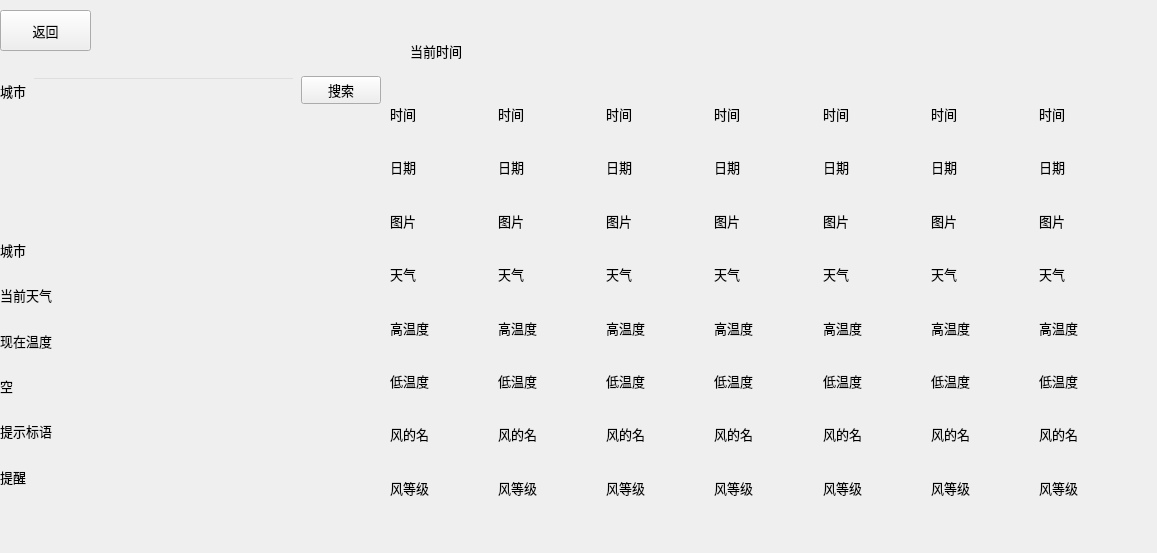
<?xml version="1.0" encoding="UTF-8"?>
<ui version="4.0">
 <class>weather</class>
 <widget class="QWidget" name="weather">
  <property name="geometry">
   <rect>
    <x>0</x>
    <y>0</y>
    <width>1157</width>
    <height>553</height>
   </rect>
  </property>
  <property name="maximumSize">
   <size>
    <width>1677215</width>
    <height>16777215</height>
   </size>
  </property>
  <property name="font">
   <font>
    <family>Arial Black</family>
    <pointsize>10</pointsize>
    <weight>10</weight>
    <italic>false</italic>
    <bold>false</bold>
   </font>
  </property>
  <property name="windowTitle">
   <string>Form</string>
  </property>
  <property name="autoFillBackground">
   <bool>false</bool>
  </property>
  <property name="styleSheet">
   <string notr="true">font: 87 10pt &quot;Arial Black&quot;;
</string>
  </property>
  <widget class="QLabel" name="label_nowtime">
   <property name="geometry">
    <rect>
     <x>410</x>
     <y>10</y>
     <width>301</width>
     <height>81</height>
    </rect>
   </property>
   <property name="text">
    <string>当前时间</string>
   </property>
  </widget>
  <widget class="QLabel" name="picture">
   <property name="geometry">
    <rect>
     <x>10</x>
     <y>140</y>
     <width>100</width>
     <height>81</height>
    </rect>
   </property>
   <property name="maximumSize">
    <size>
     <width>100</width>
     <height>100</height>
    </size>
   </property>
   <property name="text">
    <string/>
   </property>
   <property name="pixmap">
    <pixmap resource="weather_picture.qrc">:/new/prefix1/天气/中雨.gif</pixmap>
   </property>
   <property name="scaledContents">
    <bool>true</bool>
   </property>
  </widget>
  <widget class="QWidget" name="layoutWidget">
   <property name="geometry">
    <rect>
     <x>0</x>
     <y>230</y>
     <width>391</width>
     <height>266</height>
    </rect>
   </property>
   <layout class="QVBoxLayout" name="verticalLayout_3">
    <item>
     <widget class="QLabel" name="city">
      <property name="text">
       <string>城市</string>
      </property>
     </widget>
    </item>
    <item>
     <widget class="QLabel" name="now_weather">
      <property name="text">
       <string>当前天气</string>
      </property>
     </widget>
    </item>
    <item>
     <widget class="QLabel" name="nowT">
      <property name="text">
       <string>现在温度</string>
      </property>
     </widget>
    </item>
    <item>
     <widget class="QLabel" name="air">
      <property name="text">
       <string>空</string>
      </property>
     </widget>
    </item>
    <item>
     <widget class="QLabel" name="Cur_banner">
      <property name="text">
       <string>提示标语</string>
      </property>
     </widget>
    </item>
    <item>
     <widget class="QLabel" name="remind">
      <property name="text">
       <string>提醒</string>
      </property>
     </widget>
    </item>
   </layout>
  </widget>
  <widget class="QWidget" name="layoutWidget">
   <property name="geometry">
    <rect>
     <x>0</x>
     <y>50</y>
     <width>381</width>
     <height>81</height>
    </rect>
   </property>
   <layout class="QHBoxLayout" name="horizontalLayout">
    <item>
     <widget class="QLabel" name="label_8">
      <property name="text">
       <string>城市</string>
      </property>
     </widget>
    </item>
    <item>
     <widget class="QLineEdit" name="lineEdit_city">
      <property name="styleSheet">
       <string notr="true">background-color: rgb(255, 255, 255,0);</string>
      </property>
     </widget>
    </item>
    <item>
     <widget class="QPushButton" name="btn_search">
      <property name="text">
       <string>搜索</string>
      </property>
     </widget>
    </item>
   </layout>
  </widget>
  <widget class="QWidget" name="layoutWidget">
   <property name="geometry">
    <rect>
     <x>390</x>
     <y>90</y>
     <width>751</width>
     <height>421</height>
    </rect>
   </property>
   <layout class="QHBoxLayout" name="horizontalLayout_2">
    <item>
     <layout class="QVBoxLayout" name="verticalLayout_2">
      <item>
       <widget class="QLabel" name="label_time1">
        <property name="styleSheet">
         <string notr="true"/>
        </property>
        <property name="text">
         <string>时间</string>
        </property>
       </widget>
      </item>
      <item>
       <widget class="QLabel" name="label_date1">
        <property name="text">
         <string>日期</string>
        </property>
       </widget>
      </item>
      <item>
       <widget class="QLabel" name="label_picture1">
        <property name="maximumSize">
         <size>
          <width>48</width>
          <height>48</height>
         </size>
        </property>
        <property name="text">
         <string>图片</string>
        </property>
        <property name="scaledContents">
         <bool>true</bool>
        </property>
       </widget>
      </item>
      <item>
       <widget class="QLabel" name="label_weather1">
        <property name="text">
         <string>天气</string>
        </property>
       </widget>
      </item>
      <item>
       <widget class="QLabel" name="label_highT1">
        <property name="text">
         <string>高温度</string>
        </property>
       </widget>
      </item>
      <item>
       <widget class="QLabel" name="label_lowT1">
        <property name="text">
         <string>低温度</string>
        </property>
       </widget>
      </item>
      <item>
       <widget class="QLabel" name="label_wind1">
        <property name="text">
         <string>风的名</string>
        </property>
       </widget>
      </item>
      <item>
       <widget class="QLabel" name="label_wind_scale1">
        <property name="text">
         <string>风等级</string>
        </property>
       </widget>
      </item>
     </layout>
    </item>
    <item>
     <layout class="QVBoxLayout" name="verticalLayout_4">
      <item>
       <widget class="QLabel" name="label_time2">
        <property name="text">
         <string>时间</string>
        </property>
       </widget>
      </item>
      <item>
       <widget class="QLabel" name="label_date2">
        <property name="text">
         <string>日期</string>
        </property>
       </widget>
      </item>
      <item>
       <widget class="QLabel" name="label_picture2">
        <property name="maximumSize">
         <size>
          <width>48</width>
          <height>48</height>
         </size>
        </property>
        <property name="text">
         <string>图片</string>
        </property>
        <property name="scaledContents">
         <bool>true</bool>
        </property>
       </widget>
      </item>
      <item>
       <widget class="QLabel" name="label_weather2">
        <property name="text">
         <string>天气</string>
        </property>
       </widget>
      </item>
      <item>
       <widget class="QLabel" name="label_highT2">
        <property name="text">
         <string>高温度</string>
        </property>
       </widget>
      </item>
      <item>
       <widget class="QLabel" name="label_lowT2">
        <property name="text">
         <string>低温度</string>
        </property>
       </widget>
      </item>
      <item>
       <widget class="QLabel" name="label_wind2">
        <property name="text">
         <string>风的名</string>
        </property>
       </widget>
      </item>
      <item>
       <widget class="QLabel" name="label_wind_scale2">
        <property name="text">
         <string>风等级</string>
        </property>
       </widget>
      </item>
     </layout>
    </item>
    <item>
     <layout class="QVBoxLayout" name="verticalLayout_5">
      <item>
       <widget class="QLabel" name="label_time3">
        <property name="text">
         <string>时间</string>
        </property>
       </widget>
      </item>
      <item>
       <widget class="QLabel" name="label_date3">
        <property name="text">
         <string>日期</string>
        </property>
       </widget>
      </item>
      <item>
       <widget class="QLabel" name="label_picture3">
        <property name="maximumSize">
         <size>
          <width>50</width>
          <height>50</height>
         </size>
        </property>
        <property name="text">
         <string>图片</string>
        </property>
        <property name="scaledContents">
         <bool>true</bool>
        </property>
       </widget>
      </item>
      <item>
       <widget class="QLabel" name="label_weather3">
        <property name="text">
         <string>天气</string>
        </property>
       </widget>
      </item>
      <item>
       <widget class="QLabel" name="label_highT3">
        <property name="text">
         <string>高温度</string>
        </property>
       </widget>
      </item>
      <item>
       <widget class="QLabel" name="label_lowT3">
        <property name="text">
         <string>低温度</string>
        </property>
       </widget>
      </item>
      <item>
       <widget class="QLabel" name="label_wind3">
        <property name="text">
         <string>风的名</string>
        </property>
       </widget>
      </item>
      <item>
       <widget class="QLabel" name="label_wind_scale3">
        <property name="text">
         <string>风等级</string>
        </property>
       </widget>
      </item>
     </layout>
    </item>
    <item>
     <layout class="QVBoxLayout" name="verticalLayout_6">
      <item>
       <widget class="QLabel" name="label_time4">
        <property name="text">
         <string>时间</string>
        </property>
       </widget>
      </item>
      <item>
       <widget class="QLabel" name="label_date4">
        <property name="text">
         <string>日期</string>
        </property>
       </widget>
      </item>
      <item>
       <widget class="QLabel" name="label_picture4">
        <property name="maximumSize">
         <size>
          <width>50</width>
          <height>50</height>
         </size>
        </property>
        <property name="text">
         <string>图片</string>
        </property>
        <property name="scaledContents">
         <bool>true</bool>
        </property>
       </widget>
      </item>
      <item>
       <widget class="QLabel" name="label_weather4">
        <property name="text">
         <string>天气</string>
        </property>
       </widget>
      </item>
      <item>
       <widget class="QLabel" name="label_highT4">
        <property name="text">
         <string>高温度</string>
        </property>
       </widget>
      </item>
      <item>
       <widget class="QLabel" name="label_lowT4">
        <property name="text">
         <string>低温度</string>
        </property>
       </widget>
      </item>
      <item>
       <widget class="QLabel" name="label_wind4">
        <property name="text">
         <string>风的名</string>
        </property>
       </widget>
      </item>
      <item>
       <widget class="QLabel" name="label_wind_scale4">
        <property name="text">
         <string>风等级</string>
        </property>
       </widget>
      </item>
     </layout>
    </item>
    <item>
     <layout class="QVBoxLayout" name="verticalLayout_7">
      <item>
       <widget class="QLabel" name="label_time5">
        <property name="text">
         <string>时间</string>
        </property>
       </widget>
      </item>
      <item>
       <widget class="QLabel" name="label_date5">
        <property name="text">
         <string>日期</string>
        </property>
       </widget>
      </item>
      <item>
       <widget class="QLabel" name="label_picture5">
        <property name="maximumSize">
         <size>
          <width>50</width>
          <height>50</height>
         </size>
        </property>
        <property name="text">
         <string>图片</string>
        </property>
        <property name="scaledContents">
         <bool>true</bool>
        </property>
       </widget>
      </item>
      <item>
       <widget class="QLabel" name="label_weather5">
        <property name="text">
         <string>天气</string>
        </property>
       </widget>
      </item>
      <item>
       <widget class="QLabel" name="label_highT5">
        <property name="text">
         <string>高温度</string>
        </property>
       </widget>
      </item>
      <item>
       <widget class="QLabel" name="label_lowT5">
        <property name="text">
         <string>低温度</string>
        </property>
       </widget>
      </item>
      <item>
       <widget class="QLabel" name="label_wind5">
        <property name="text">
         <string>风的名</string>
        </property>
       </widget>
      </item>
      <item>
       <widget class="QLabel" name="label_wind_scale5">
        <property name="text">
         <string>风等级</string>
        </property>
       </widget>
      </item>
     </layout>
    </item>
    <item>
     <layout class="QVBoxLayout" name="verticalLayout_8">
      <item>
       <widget class="QLabel" name="label_time6">
        <property name="text">
         <string>时间</string>
        </property>
       </widget>
      </item>
      <item>
       <widget class="QLabel" name="label_date6">
        <property name="text">
         <string>日期</string>
        </property>
       </widget>
      </item>
      <item>
       <widget class="QLabel" name="label_picture6">
        <property name="maximumSize">
         <size>
          <width>50</width>
          <height>50</height>
         </size>
        </property>
        <property name="text">
         <string>图片</string>
        </property>
        <property name="scaledContents">
         <bool>true</bool>
        </property>
       </widget>
      </item>
      <item>
       <widget class="QLabel" name="label_weather6">
        <property name="text">
         <string>天气</string>
        </property>
       </widget>
      </item>
      <item>
       <widget class="QLabel" name="label_highT6">
        <property name="text">
         <string>高温度</string>
        </property>
       </widget>
      </item>
      <item>
       <widget class="QLabel" name="label_lowT6">
        <property name="text">
         <string>低温度</string>
        </property>
       </widget>
      </item>
      <item>
       <widget class="QLabel" name="label_wind6">
        <property name="text">
         <string>风的名</string>
        </property>
       </widget>
      </item>
      <item>
       <widget class="QLabel" name="label_wind_scale6">
        <property name="text">
         <string>风等级</string>
        </property>
       </widget>
      </item>
     </layout>
    </item>
    <item>
     <layout class="QVBoxLayout" name="verticalLayout_9">
      <item>
       <widget class="QLabel" name="label_time7">
        <property name="text">
         <string>时间</string>
        </property>
       </widget>
      </item>
      <item>
       <widget class="QLabel" name="label_date7">
        <property name="text">
         <string>日期</string>
        </property>
       </widget>
      </item>
      <item>
       <widget class="QLabel" name="label_picture7">
        <property name="maximumSize">
         <size>
          <width>50</width>
          <height>50</height>
         </size>
        </property>
        <property name="text">
         <string>图片</string>
        </property>
        <property name="scaledContents">
         <bool>true</bool>
        </property>
       </widget>
      </item>
      <item>
       <widget class="QLabel" name="label_weather7">
        <property name="text">
         <string>天气</string>
        </property>
       </widget>
      </item>
      <item>
       <widget class="QLabel" name="label_highT7">
        <property name="text">
         <string>高温度</string>
        </property>
       </widget>
      </item>
      <item>
       <widget class="QLabel" name="label_lowT7">
        <property name="text">
         <string>低温度</string>
        </property>
       </widget>
      </item>
      <item>
       <widget class="QLabel" name="label_wind7">
        <property name="text">
         <string>风的名</string>
        </property>
       </widget>
      </item>
      <item>
       <widget class="QLabel" name="label_wind_scale7">
        <property name="text">
         <string>风等级</string>
        </property>
       </widget>
      </item>
     </layout>
    </item>
   </layout>
  </widget>
  <widget class="QPushButton" name="btn_return1">
   <property name="geometry">
    <rect>
     <x>0</x>
     <y>10</y>
     <width>91</width>
     <height>41</height>
    </rect>
   </property>
   <property name="text">
    <string>返回</string>
   </property>
  </widget>
 </widget>
 <resources>
  <include location="weather_picture.qrc"/>
 </resources>
 <connections/>
</ui>
